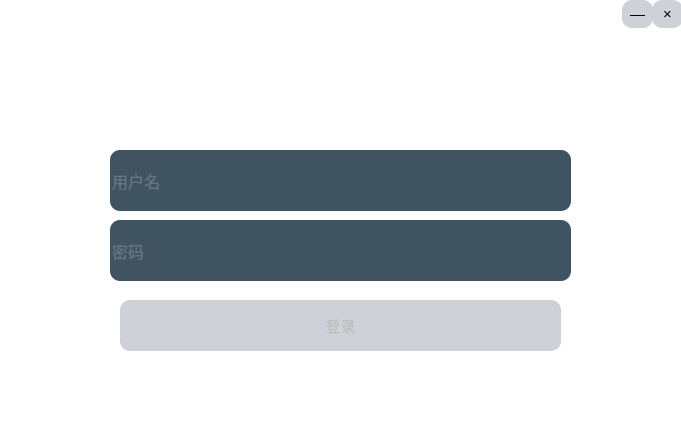
<?xml version="1.0" encoding="UTF-8"?>
<ui version="4.0">
 <class>login</class>
 <widget class="QWidget" name="login">
  <property name="geometry">
   <rect>
    <x>0</x>
    <y>0</y>
    <width>681</width>
    <height>421</height>
   </rect>
  </property>
  <property name="windowTitle">
   <string>login</string>
  </property>
  <property name="styleSheet">
   <string notr="true">*{
background:rgb(255, 255, 255);
font-size:15px;
font-style:MingLiU-ExtB;
}
QFrame{
border:sold 10px rgba(0,0,0);
background-image: url(:/assets/loginbackground.png);
}
QLineEdit{
color:#8d98a1;
background-color:#405361;
font-size:16px;
border-style:outset;
border-radius:10px;
font-style:MingLiU-ExtB;
}
QPushButton{
background:#ced1d8;
border-style:outset;
border-radius:10px;
font-style:MingLiU-ExtB;
}
QPushButton:pressed{
background-color:rgb(224,0,0);
border-style:inset;
font-style:MingLiU-ExtB;
}
QCheckBox{
background:rgba(85,170,255,0);
color:white;
font-style:MingLiU-ExtB;
}
QLabel{
background:rgba(85,170,255,0);
color:white;
font-style:MingLiU-ExtB;
font-size:14px;
}
</string>
  </property>
  <widget class="QFrame" name="frame">
   <property name="enabled">
    <bool>true</bool>
   </property>
   <property name="geometry">
    <rect>
     <x>0</x>
     <y>0</y>
     <width>681</width>
     <height>421</height>
    </rect>
   </property>
   <property name="frameShape">
    <enum>QFrame::StyledPanel</enum>
   </property>
   <property name="frameShadow">
    <enum>QFrame::Raised</enum>
   </property>
   <widget class="QLabel" name="label">
    <property name="geometry">
     <rect>
      <x>20</x>
      <y>10</y>
      <width>181</width>
      <height>31</height>
     </rect>
    </property>
    <property name="text">
     <string extracomment="无功能label，可以换成其他字或者图片">WeNoChat</string>
    </property>
   </widget>
   <widget class="QLineEdit" name="userEdit">
    <property name="enabled">
     <bool>true</bool>
    </property>
    <property name="geometry">
     <rect>
      <x>110</x>
      <y>150</y>
      <width>461</width>
      <height>61</height>
     </rect>
    </property>
    <property name="text">
     <string/>
    </property>
    <property name="placeholderText">
     <string>用户名</string>
    </property>
   </widget>
   <widget class="QLineEdit" name="passwordEdit">
    <property name="enabled">
     <bool>true</bool>
    </property>
    <property name="geometry">
     <rect>
      <x>110</x>
      <y>220</y>
      <width>461</width>
      <height>61</height>
     </rect>
    </property>
    <property name="echoMode">
     <enum>QLineEdit::Password</enum>
    </property>
    <property name="placeholderText">
     <string>密码</string>
    </property>
   </widget>
   <widget class="QPushButton" name="loginButton">
    <property name="enabled">
     <bool>false</bool>
    </property>
    <property name="geometry">
     <rect>
      <x>120</x>
      <y>300</y>
      <width>441</width>
      <height>51</height>
     </rect>
    </property>
    <property name="text">
     <string>登录</string>
    </property>
   </widget>
   <widget class="QPushButton" name="closeButton">
    <property name="enabled">
     <bool>true</bool>
    </property>
    <property name="geometry">
     <rect>
      <x>652</x>
      <y>0</y>
      <width>31</width>
      <height>28</height>
     </rect>
    </property>
    <property name="text">
     <string>×</string>
    </property>
   </widget>
   <widget class="QPushButton" name="hideButton">
    <property name="geometry">
     <rect>
      <x>622</x>
      <y>0</y>
      <width>31</width>
      <height>28</height>
     </rect>
    </property>
    <property name="text">
     <string>—</string>
    </property>
   </widget>
   <widget class="QPushButton" name="registButton">
    <property name="enabled">
     <bool>false</bool>
    </property>
    <property name="geometry">
     <rect>
      <x>10</x>
      <y>380</y>
      <width>81</width>
      <height>28</height>
     </rect>
    </property>
    <property name="styleSheet">
     <string notr="true">QPushButton{
color: rgb(255, 255, 255);
border-style:outset;
border-radius:10px;
background-color: rgb(255, 255, 255,0);
font-style:MingLiU-ExtB;
}
QPushButton:pressed{
background-color:rgb(224,0,0);
border-style:inset;
font-style:MingLiU-ExtB;
}</string>
    </property>
    <property name="text">
     <string>注册账号</string>
    </property>
   </widget>
   <widget class="QPushButton" name="forgetButton">
    <property name="enabled">
     <bool>false</bool>
    </property>
    <property name="geometry">
     <rect>
      <x>600</x>
      <y>390</y>
      <width>81</width>
      <height>28</height>
     </rect>
    </property>
    <property name="styleSheet">
     <string notr="true">QPushButton{
color: rgb(255, 255, 255);
border-style:outset;
border-radius:10px;
background-color: rgb(255, 255, 255,0);
font-style:MingLiU-ExtB;
}
QPushButton:pressed{
background-color:rgb(224,0,0);
border-style:inset;
font-style:MingLiU-ExtB;
}</string>
    </property>
    <property name="text">
     <string>忘记密码</string>
    </property>
   </widget>
  </widget>
 </widget>
 <layoutdefault spacing="6" margin="11"/>
 <tabstops>
  <tabstop>userEdit</tabstop>
  <tabstop>passwordEdit</tabstop>
  <tabstop>loginButton</tabstop>
  <tabstop>registButton</tabstop>
  <tabstop>forgetButton</tabstop>
  <tabstop>hideButton</tabstop>
  <tabstop>closeButton</tabstop>
 </tabstops>
 <resources/>
 <connections/>
</ui>
